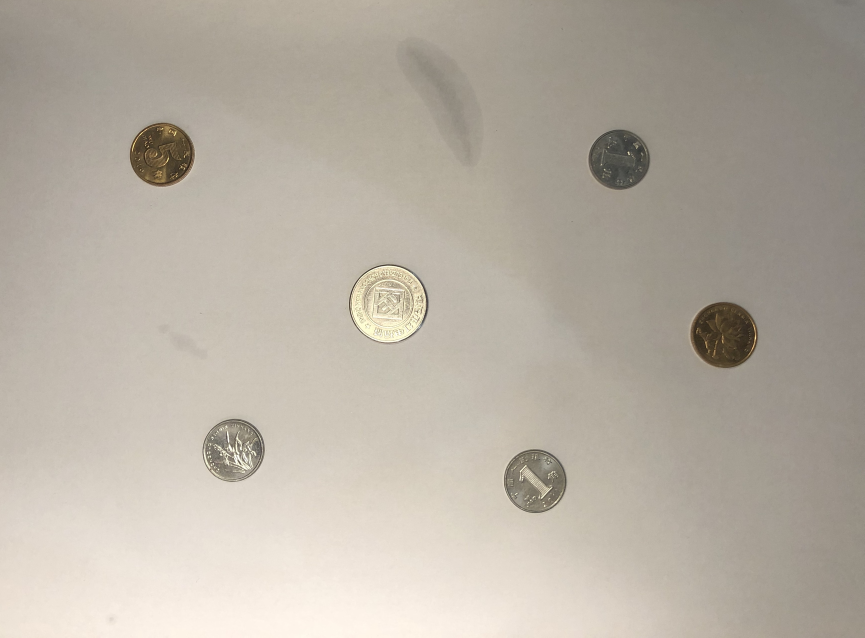
#> input picture Coin_detection/picture.jpg, 3457 x 2549 px, found by its file name (shown at 1/4 size)
$ python main.py
#> lines starting #> are read from the running program, lines starting #| are printed output that depends on the picture
### Coin_detection/canny_detection.py
import numpy as np
import math


def gaussian_smooth(input_image):
    """
    高斯滤波
    Args:
        input_image : 原图像
    Returns:
        输出图像
    """

    input_image_cp = np.copy(input_image)

    # 生成高斯滤波器
    """
    常用尺寸为 5x5，σ=1.4 的高斯滤波器
    H[i, j] = (1/(2*pi*sigma**2))*exp(-1/2*sigma**2((i-k-1)**2 + (j-k-1)**2))
    """
    sigma = 1.4
    gau_sum = 0
    gaussian = np.zeros([5, 5])
    for i in range(5):
        for j in range(5):
            gaussian[i, j] = math.exp(
                (-1 / (2 * sigma * sigma)) *
                (np.square(i - 3) + np.square(j - 3))) / (2 * math.pi * sigma *
                                                          sigma)
            gau_sum = gau_sum + gaussian[i, j]

    # 归一化处理
    gaussian = gaussian / gau_sum

    # 高斯滤波
    w, h = input_image.shape
    output_image = np.zeros([w, h])

    for i in range(2, w - 2):
        for j in range(2, h - 2):
            output_image[i, j] = np.sum(
                gaussian * input_image_cp[i - 2:i + 3, j - 2:j + 3])

    return output_image


def cal_gradients(input_image):
    """
    计算梯度幅值
    Args:
        input_image : 原图像

    Returns:
        dx: x方向梯度值
        dy: y方向梯度值
        M: 梯度幅值
        theta: 梯度方向角
    """
    input_image_cp = np.copy(input_image).astype('float64')

    w, h = input_image_cp.shape
    dx = np.zeros([w, h])
    dy = np.zeros([w, h])
    M = np.zeros([w, h])
    theta = np.zeros([w, h])

    for i in range(w - 1):
        for j in range(h - 1):
            dx[i, j] = input_image_cp[i + 1, j] - input_image_cp[i, j]
            dy[i, j] = input_image_cp[i, j + 1] - input_image_cp[i, j]
            M[i, j] = np.sqrt(np.square(dx[i, j]) + np.square(dy[i, j]))
            theta[i, j] = math.atan(dx[i, j] / (dy[i, j] + 0.000000001))

    return dx, dy, M, theta


def cal_NMS(M, dx, dy):
    """
    非极大值抑制
    Args:
        M: 梯度幅值
        dx : x方向梯度值
        dy : y方向梯度值
    Returns:
        非极大值抑制结果
    """

    d = np.copy(M)
    w, h = M.shape
    NMS = np.copy(d)
    # NMS[0, :] = NMS[w-1, :] = NMS[:, 0] = NMS[:, h-1] = 0

    for i in range(1, w - 1):
        for j in range(1, h - 1):

            # 如果当前梯度为0，该点就不是边缘点
            if M[i, j] == 0:
                NMS[i, j] = 0

            else:
                gradX = dx[i, j]  # 当前点 x 方向导数
                gradY = dy[i, j]  # 当前点 y 方向导数
                gradTemp = d[i, j]  # 当前梯度点

                # 如果 y 方向梯度值比较大，说明导数方向趋向于 y 分量
                if np.abs(gradY) > np.abs(gradX):
                    weight = np.abs(gradX) / np.abs(gradY)  # 权重
                    grad2 = d[i - 1, j]
                    grad4 = d[i + 1, j]

                    # 如果 x, y 方向导数符号一致
                    # 像素点位置关系
                    # g1 g2
                    #    c
                    #    g4 g3
                    if gradX * gradY > 0:
                        grad1 = d[i - 1, j - 1]
                        grad3 = d[i + 1, j + 1]

                    # 如果 x，y 方向导数符号相反
                    # 像素点位置关系
                    #    g2 g1
                    #    c
                    # g3 g4
                    else:
                        grad1 = d[i - 1, j + 1]
                        grad3 = d[i + 1, j - 1]

                # 如果 x 方向梯度值比较大
                else:
                    weight = np.abs(gradY) / np.abs(gradX)
                    grad2 = d[i, j - 1]
                    grad4 = d[i, j + 1]

                    # 如果 x, y 方向导数符号一致
                    # 像素点位置关系
                    #      g3
                    # g2 c g4
                    # g1
                    if gradX * gradY > 0:

                        grad1 = d[i + 1, j - 1]
                        grad3 = d[i - 1, j + 1]

                    # 如果 x，y 方向导数符号相反
                    # 像素点位置关系
                    # g1
                    # g2 c g4
                    #      g3
                    else:
                        grad1 = d[i - 1, j - 1]
                        grad3 = d[i + 1, j + 1]

                # 利用 grad1-grad4 对梯度进行插值
                gradTemp1 = weight * grad1 + (1 - weight) * grad2
                gradTemp2 = weight * grad3 + (1 - weight) * grad4

                # 当前像素的梯度是局部的最大值，可能是边缘点
                if gradTemp >= gradTemp1 and gradTemp >= gradTemp2:
                    NMS[i, j] = gradTemp

                else:
                    # 不可能是边缘点
                    NMS[i, j] = 0

    return NMS


def double_threshold(NMS):
    """
    双阈值选取
    Args:
        NMS : 非极大值抑制结果
    Returns:
        输出图像
    """
    w, h = NMS.shape
    output_image = np.zeros([w, h])
    # 定义高低阈值
    TL = 0.1 * np.max(NMS)
    TH = 0.3 * np.max(NMS)

    for i in range(1, w - 1):
        for j in range(1, h - 1):
            # 双阈值选取
            if (NMS[i, j] < TL):
                output_image[i, j] = 0

            elif (NMS[i, j] > TH):
                output_image[i, j] = 1

        # 连接
            elif (NMS[i - 1, j - 1:j + 1] <
                  TH).any() or (NMS[i + 1, j - 1:j + 1].any() or
                                (NMS[i, [j - 1, j + 1]] < TH).any()):
                output_image[i, j] = 1

    return output_image


def canny(input_image):
    """
    坎尼边缘检测
    Args:
        input_image : 原图像
    Returns:
        输出图像
    """
    input_image_cp = np.copy(input_image)
    smooth_img = gaussian_smooth(input_image_cp)
    dx, dy, M, theta = cal_gradients(smooth_img)
    NMS = cal_NMS(M, dx, dy)
    output_image = double_threshold(NMS)

    return output_image

### Coin_detection/main.py
import cv2
import canny_detection

src_path = 'Coin_detection\picture.jpg'
src = cv2.imread(src_path, 0)
#> src: shape (2549, 3457); min 19, max 255, mean 175.4

src = cv2.resize(src,(640,480))
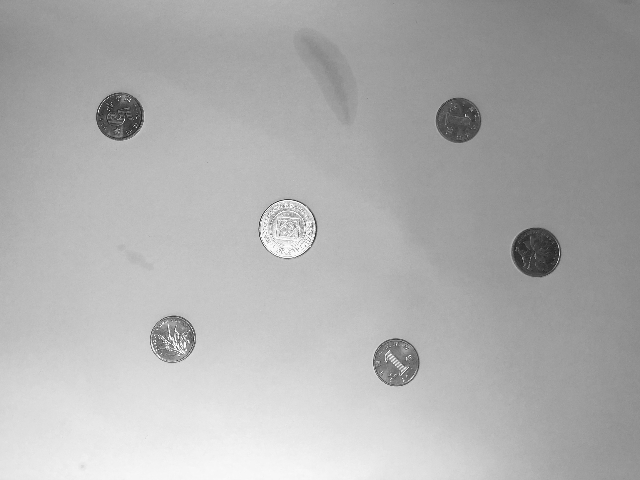
#> src: shape (480, 640); min 27, max 255, mean 175.3

dst = canny_detection.canny(src)
#> after the loop in gaussian_smooth, `for i in range(2, w - 2):`:
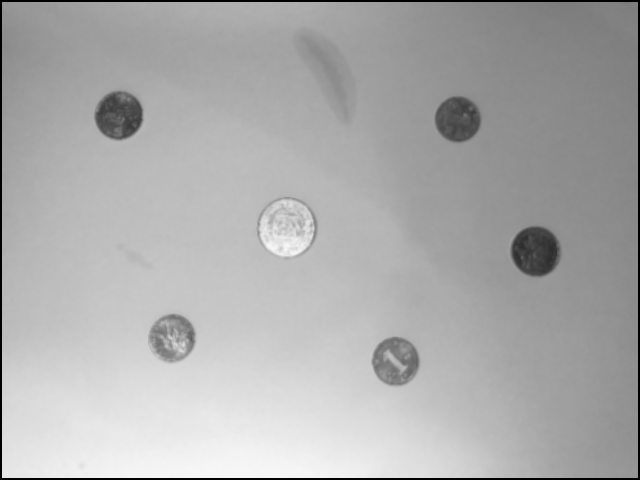
#> output_image: shape (480, 640) float64; min 0, max 247.8, mean 172.8
#> after the loop in cal_gradients, `for i in range(w - 1):`:
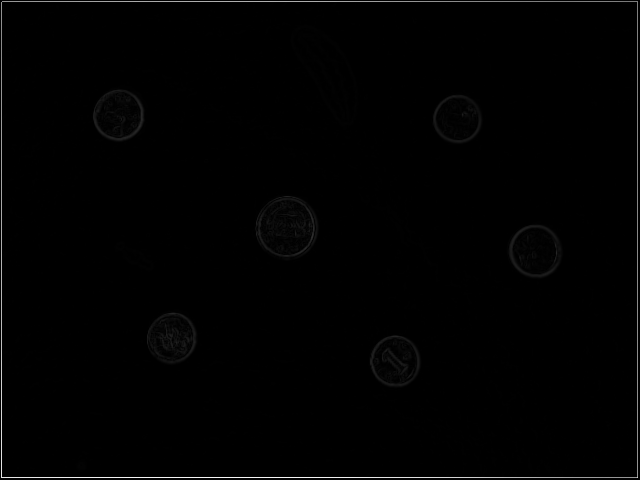
#> M: shape (480, 640) float64; min 0, max 247.8, mean 2.2
#> after the loop in cal_gradients, `for i in range(w - 1):`:
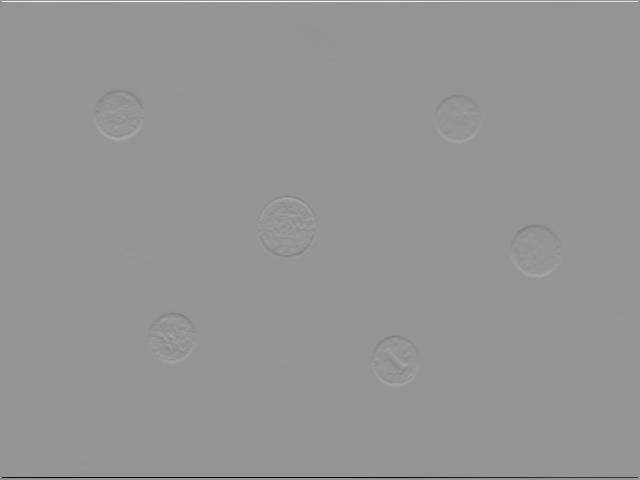
#> dx: shape (480, 640) float64; min -247.8, max 177.4, mean 0; drawn with min black and max white
#> after the loop in cal_gradients, `for i in range(w - 1):`:
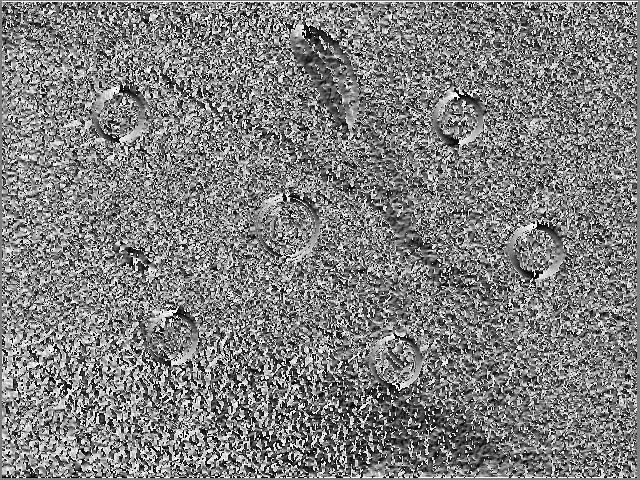
#> theta: shape (480, 640) float64; min -1.57, max 1.57, mean -0.00463; drawn with min black and max white
#> in double_threshold, `TL = 0.1 * np.max(NMS)`: TL = 24.78
#> in double_threshold, `TH = 0.3 * np.max(NMS)`: TH = 74.34
#> after the loop in double_threshold, `for i in range(1, w - 1):`:
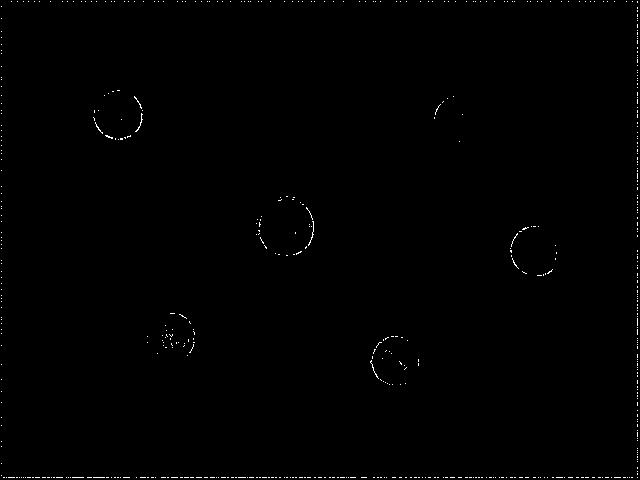
#> output_image: shape (480, 640) float64; values 0 (black) and 1 (white), 0.41% white in thin lines or dots

cv2.imshow('src', src)
cv2.imshow('dst', dst)

cv2.waitKey(0)
